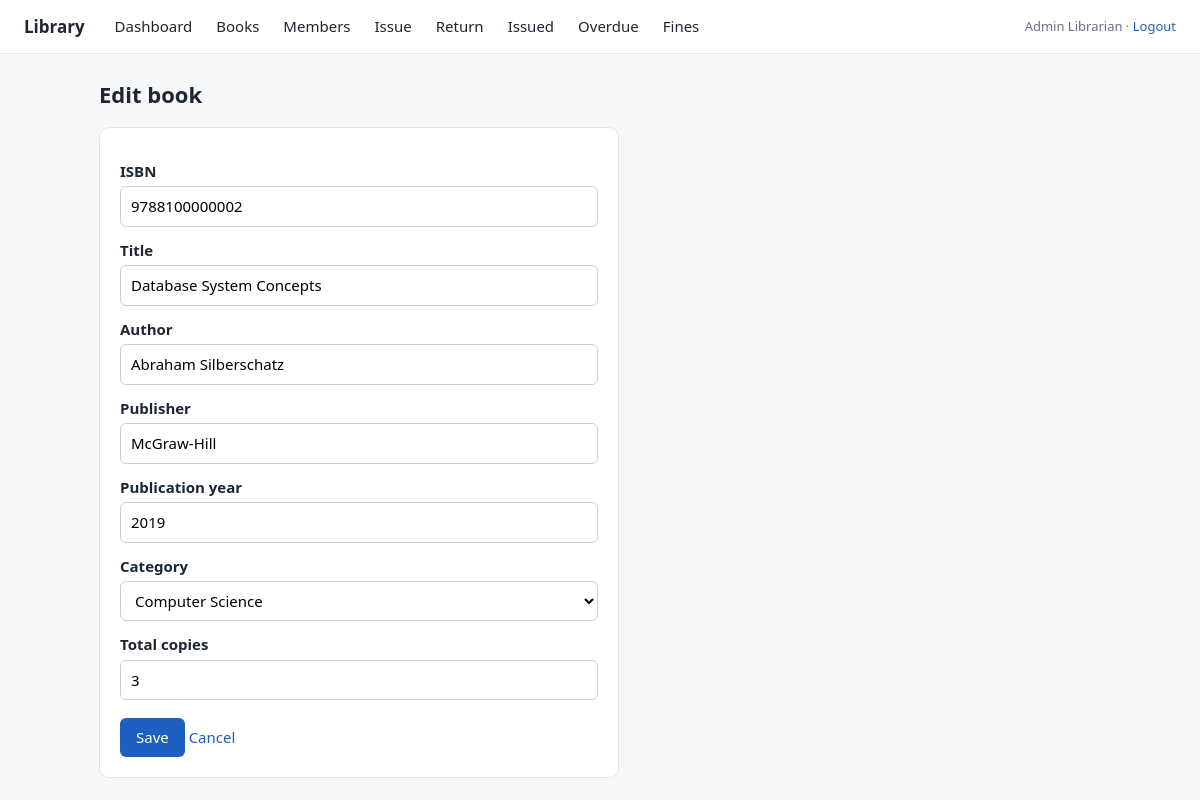
/book_form.php?id=2 (signed in), run on the app's committed database.
### tables this page shows
CREATE TABLE book (
    book_id          INT AUTO_INCREMENT PRIMARY KEY,
    isbn             VARCHAR(20)  NOT NULL UNIQUE,
    title            VARCHAR(150) NOT NULL,
    author           VARCHAR(100) NOT NULL,
    publisher        VARCHAR(100),
    pub_year         SMALLINT,
    category_id      INT NOT NULL,
    total_copies     INT NOT NULL DEFAULT 1,
    available_copies INT NOT NULL DEFAULT 1,
    CONSTRAINT chk_book_copies  CHECK (total_copies >= 0 AND available_copies >= 0
                                       AND available_copies <= total_copies),
    CONSTRAINT chk_book_year    CHECK (pub_year IS NULL OR pub_year BETWEEN 1000 AND 2100),
    CONSTRAINT fk_book_category FOREIGN KEY (category_id) REFERENCES category(category_id),
    INDEX idx_book_title (title),
    INDEX idx_book_author (author)
);

CREATE TABLE category (
    category_id   INT AUTO_INCREMENT PRIMARY KEY,
    category_name VARCHAR(50) NOT NULL UNIQUE
);

### includes/functions.php (called while the page is built, shortened)
<?php
function e($v): string { return htmlspecialchars((string)$v, ENT_QUOTES, 'UTF-8'); }

### book_form.php (the view, shortened to what this page needs)
<?php
require 'includes/db.php';
require 'includes/functions.php';
$id = (int)($_GET['id'] ?? 0);
$book = ['isbn' => '', 'title' => '', 'author' => '', 'publisher' => '', 'pub_year' => '',
         'category_id' => '', 'total_copies' => 1, 'available_copies' => 1];
if ($id) {
    $stmt = $pdo->prepare('SELECT * FROM book WHERE book_id = ?');
    $stmt->execute([$id]);
    $found = $stmt->fetch();
    $book = $found;
}
$categories = $pdo->query('SELECT category_id, category_name FROM category ORDER BY category_name')->fetchAll();
require 'includes/header.php';
?>
<form method="post" class="box">
  <label for="isbn">ISBN</label>
  <input id="isbn" name="isbn" required maxlength="20" value="<?= e($book['isbn']) ?>">
  <label for="title">Title</label>
  <input id="title" name="title" required maxlength="150" value="<?= e($book['title']) ?>">
  <label for="author">Author</label>
  <input id="author" name="author" required maxlength="100" value="<?= e($book['author']) ?>">
  <label for="publisher">Publisher</label>
  <input id="publisher" name="publisher" maxlength="100" value="<?= e($book['publisher']) ?>">
  <label for="pub_year">Publication year</label>
  <input id="pub_year" name="pub_year" type="number" min="1000" max="2100" value="<?= e($book['pub_year']) ?>">
  <label for="category_id">Category</label>
  <select id="category_id" name="category_id" required>
    <?php foreach ($categories as $c): ?>
      <option value="<?= (int)$c['category_id'] ?>"<?= (int)$book['category_id'] === (int)$c['category_id'] ? ' selected' : '' ?>><?= e($c['category_name']) ?></option>
    <?php endforeach; ?>
  </select>
  <label for="total_copies">Total copies</label>
  <input id="total_copies" name="total_copies" type="number" min="0" required value="<?= e($book['total_copies']) ?>">
  <button type="submit">Save</button> <a href="books.php">Cancel</a>
</form>
<?php require 'includes/footer.php'; ?>

### assets/style.css (style rules this page uses)
:root { --bg: #f6f7f9; --card: #fff; --ink: #1d2733; --muted: #667085; --line: #e2e6ec; --accent: #1f5fbf; --ok: #1b7a43; --bad: #b42318; --warn: #b54708; }
* { box-sizing: border-box; }
body { margin: 0; background: var(--bg); color: var(--ink); font: 15px/1.5 system-ui, -apple-system, "Segoe UI", Roboto, sans-serif; }
a { color: var(--accent); text-decoration: none; }
form.box { background: var(--card); border: 1px solid var(--line); border-radius: 10px; padding: 20px; max-width: 520px; }
label { display: block; font-weight: 600; margin: 12px 0 4px; }
input, select { width: 100%; padding: 8px 10px; border: 1px solid #c9d0da; border-radius: 6px; font: inherit; background: #fff; }
button, .btn { display: inline-block; padding: 8px 16px; border: 0; border-radius: 6px; background: var(--accent); color: #fff; font: inherit; cursor: pointer; }
form.box button { margin-top: 18px; }

### data on the page
book: isbn "9788100000002", title "Database System Concepts", author "Abraham Silberschatz", publisher "McGraw-Hill", pub_year "2019", category_id "Computer Science", total_copies "3"

### other printed values
$label "Dashboard"
$label "Books"
$label "Members"
$label "Issue"
$label "Return"
$label "Issued"
$label "Overdue"
$label "Fines"
$_SESSION['staff_name'] "Admin Librarian"
$title "Edit book"
